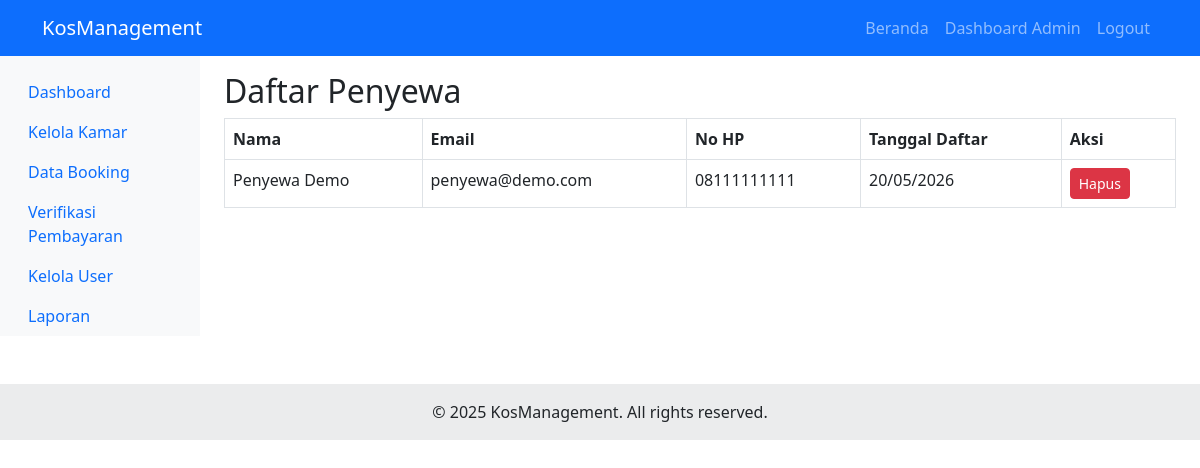
The page /admin/users.php (signed in) on the database its author committed.
### tables this page shows
CREATE TABLE `users` (
  `id_user` int(11) NOT NULL AUTO_INCREMENT,
  `nama` varchar(100) NOT NULL,
  `email` varchar(100) NOT NULL,
  `password` varchar(255) NOT NULL,
  `no_hp` varchar(15) DEFAULT NULL,
  `alamat` text DEFAULT NULL,
  `role` enum('admin','penyewa') DEFAULT 'penyewa',
  `created_at` timestamp NOT NULL DEFAULT current_timestamp(),
  PRIMARY KEY (`id_user`),
  UNIQUE KEY `email` (`email`)
);

### admin/users.php (the view, shortened to what this page needs)
<?php
$db = (new Database())->getConnection();
$users = $db->query("SELECT id_user, nama, email, no_hp, created_at FROM users WHERE role='penyewa' ORDER BY created_at DESC")->fetchAll(PDO::FETCH_ASSOC);
?>
<!DOCTYPE html>
<html lang="id">
<head>
    <link href="https://cdn.jsdelivr.net/npm/bootstrap@5.3.0/dist/css/bootstrap.min.css" rel="stylesheet">
</head>
<body>
<?php include '../includes/navbar.php'; ?>
<div class="container-fluid">
    <div class="row">
        <?php include '../includes/sidebar_admin.php'; ?>
        <main class="col-md-10 ms-sm-auto px-md-4">
            <h2 class="mt-3">Daftar Penyewa</h2>
            <table class="table table-bordered">
                <thead><tr><th>Nama</th><th>Email</th><th>No HP</th><th>Tanggal Daftar</th><th>Aksi</th></tr></thead>
                <tbody>
                <?php foreach ($users as $u): ?>
                    <tr>
                        <td><?= htmlspecialchars($u['nama']) ?></td>
                        <td><?= htmlspecialchars($u['email']) ?></td>
                        <td><?= htmlspecialchars($u['no_hp']) ?></td>
                        <td><?= date('d/m/Y', strtotime($u['created_at'])) ?></td>
                        <td><a href="?hapus=<?= $u['id_user'] ?>" class="btn btn-sm btn-danger" onclick="return confirm('Hapus user ini?')">Hapus</a></td>
                    </tr>
                <?php endforeach; ?>
                </tbody>
            </table>
        </main>
    </div>
</div>
<?php include '../includes/footer.php'; ?>
</body>
</html>

### rows shown on the page
users: nama "Penyewa Demo", email "penyewa@demo.com", no_hp "08111111111", created_at "20/05/2026"
